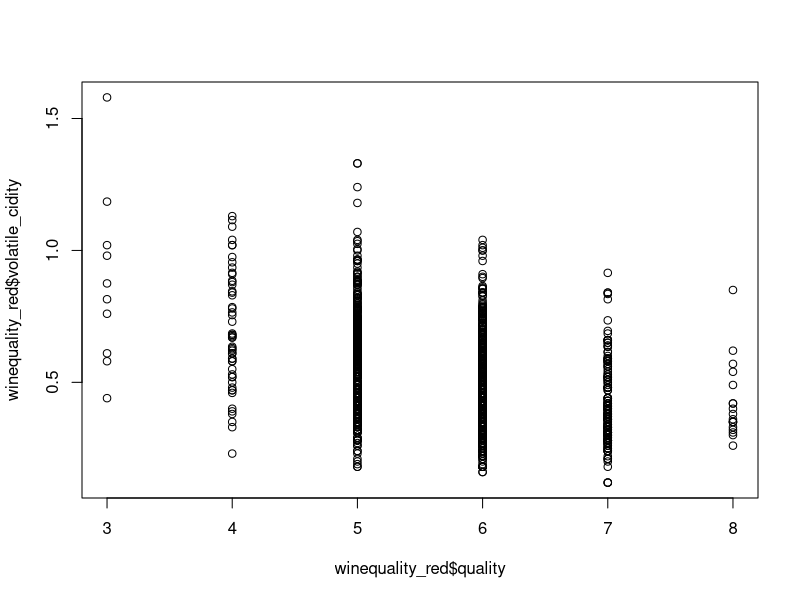
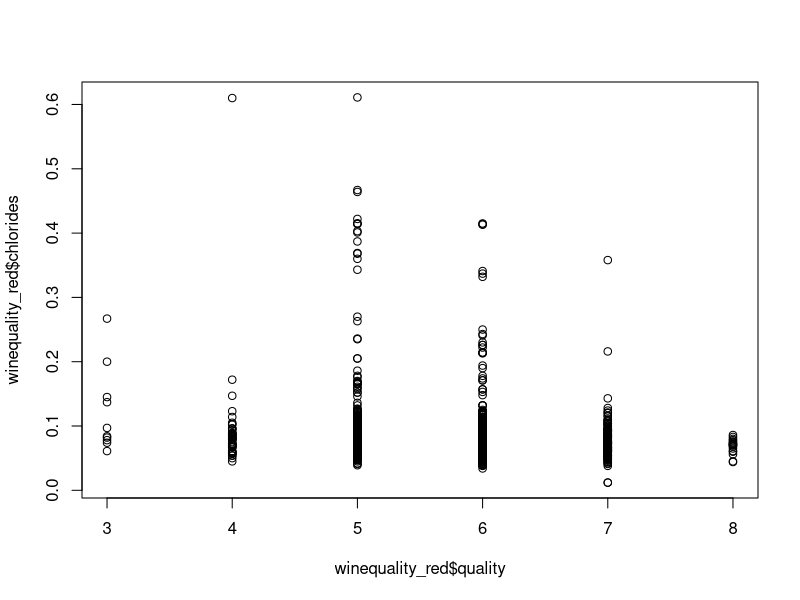
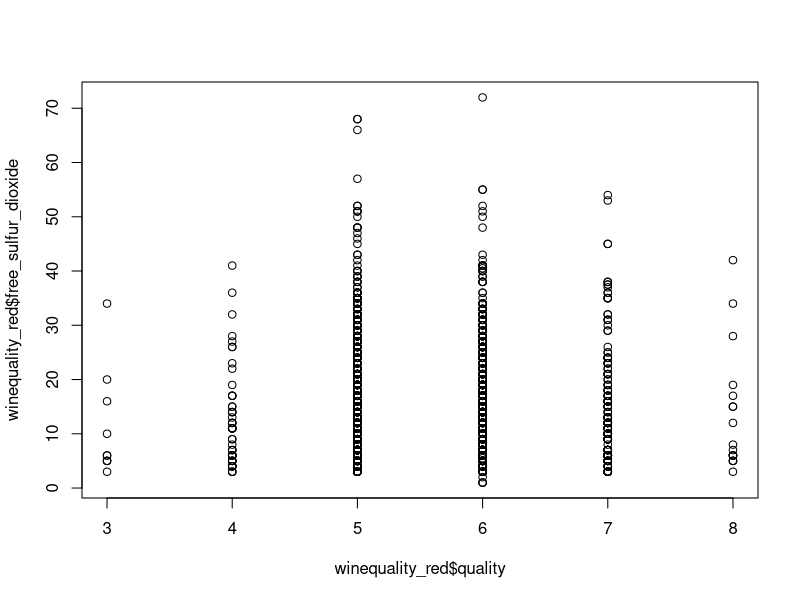
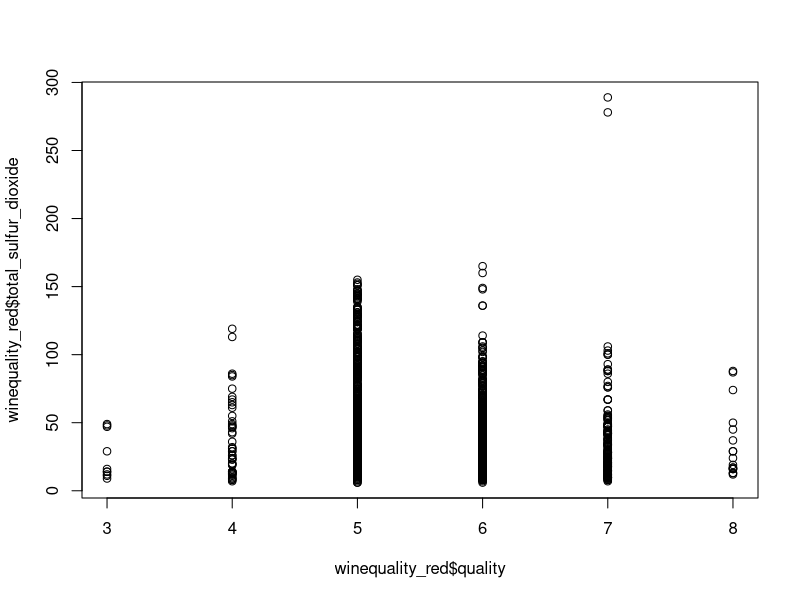
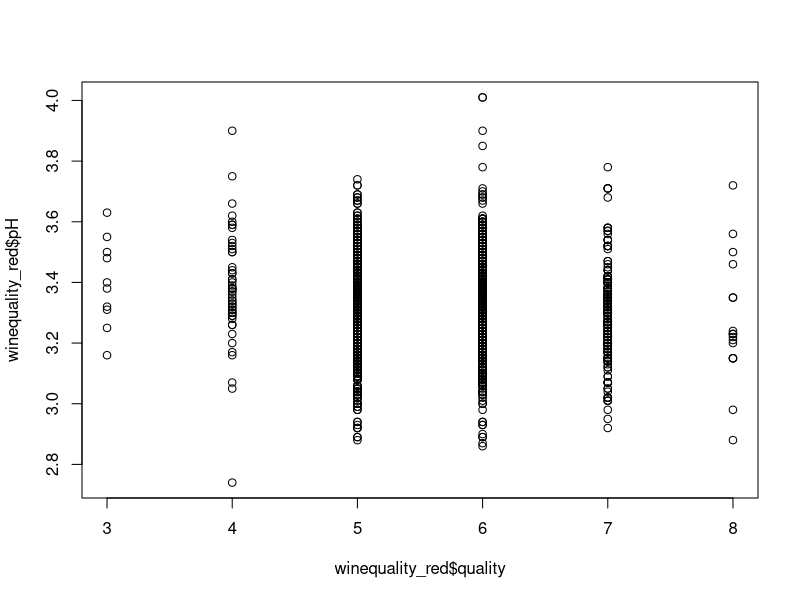
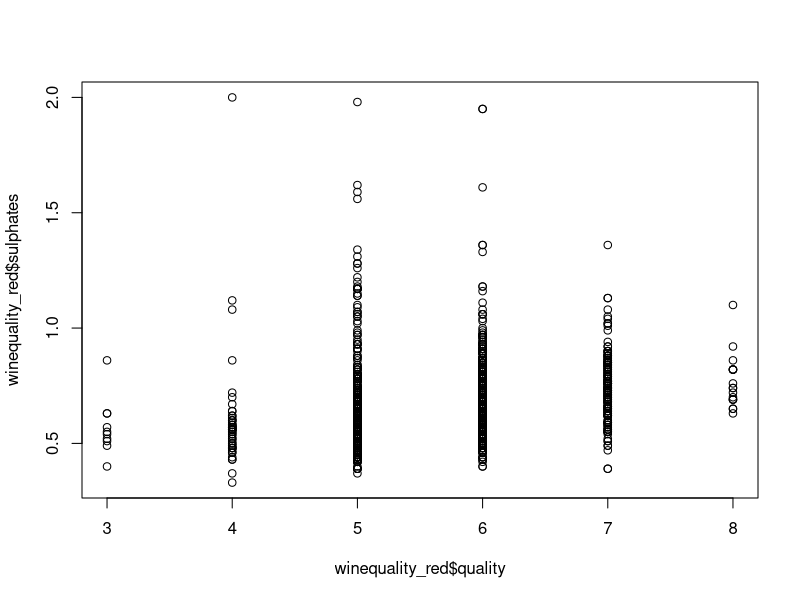
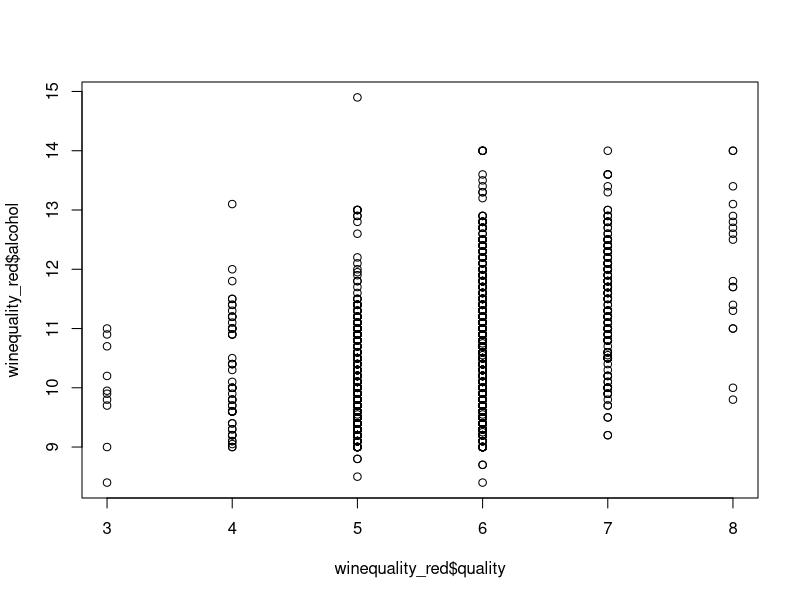
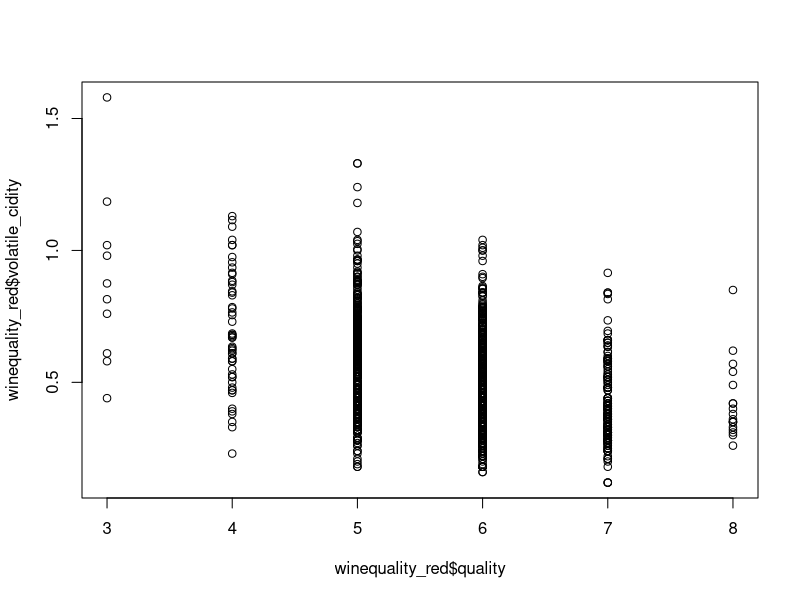

Write the R code that produced these figures, in order.
library(readr)
winequality_red <- read_delim("winequality-red.csv", 
                              ";", escape_double = FALSE, trim_ws = TRUE)
View(winequality_red)


head(winequality_red)


dim(winequality_red)



model <- lm(quality ~ fixed_acidity + volatile_cidity + citric_acid + residual_sugar + chlorides + free_sulfur_dioxide + total_sulfur_dioxide + density + pH + sulphates + alcohol, data = winequality_red)
summary(model)


model1 <- lm(quality ~ sulphates, data = winequality_red)
summary(model1)   #(Check it)

#volatile acidity, chlorides, free sulfur dioxide, total sulfur dioxide, pH, sulphates, alcohol

plot(x = winequality_red$quality, y = winequality_red$volatile_cidity) 
plot(x = winequality_red$quality, y = winequality_red$chlorides)
plot(x = winequality_red$quality, y = winequality_red$free_sulfur_dioxide)
plot(x = winequality_red$quality, y = winequality_red$total_sulfur_dioxide)
plot(x = winequality_red$quality, y = winequality_red$pH)
plot(x = winequality_red$quality, y = winequality_red$sulphates) 
plot(x = winequality_red$quality, y = winequality_red$alcohol) 
  

new_data <- subset(winequality_red, select = c("volatile_cidity", "sulphates", "alcohol", "quality"))


install.packages("ggplot2")
library(ggplot2)

plot(x = winequality_red$quality, y = winequality_red$volatile_cidity) 
ggplot(winequality_red)+
geom_point(mapping = aes(quality, volatile_cidity), color = "blue") + 
  geom_smooth(aes(quality,volatile_cidity),method='lm', color="blue")

plot(x = winequality_red$quality, y = winequality_red$chlorides)
plot(x = winequality_red$quality, y = winequality_red$free_sulfur_dioxide)
plot(x = winequality_red$quality, y = winequality_red$total_sulfur_dioxide)
plot(x = winequality_red$quality, y = winequality_red$pH)

plot(x = winequality_red$quality, y = winequality_red$sulphates) 
ggplot(winequality_red)+
  geom_point(mapping = aes(quality, sulphates), color = "red") + 
  geom_smooth(aes(quality,sulphates),method='lm', color="blue")


plot(x = winequality_red$quality, y = winequality_red$alcohol) 
ggplot(winequality_red)+
  geom_point(mapping = aes(quality, alcohol), color = "yellow") + 
  geom_smooth(aes(quality,alcohol),method='lm', color="blue")


mine.heatmap <- ggplot(data = winequality_red, mapping = aes(x = alcohol, y = sulphates, fill = quality)) +
  geom_tile() +
  xlab(label = "Alcohol in each sample") +
  ylab(label = "Sulphates in the wine") +
  scale_fill_gradient(low="white", high="red")+
  scale_x_discrete(expand = c(0, 0)) + scale_y_continuous(expand = c(0,0))

mine.heatmap

#Between 11 and 12 grades for  alcohol and 0.4 and 0.6 for sulphates, there are the best wine quality

